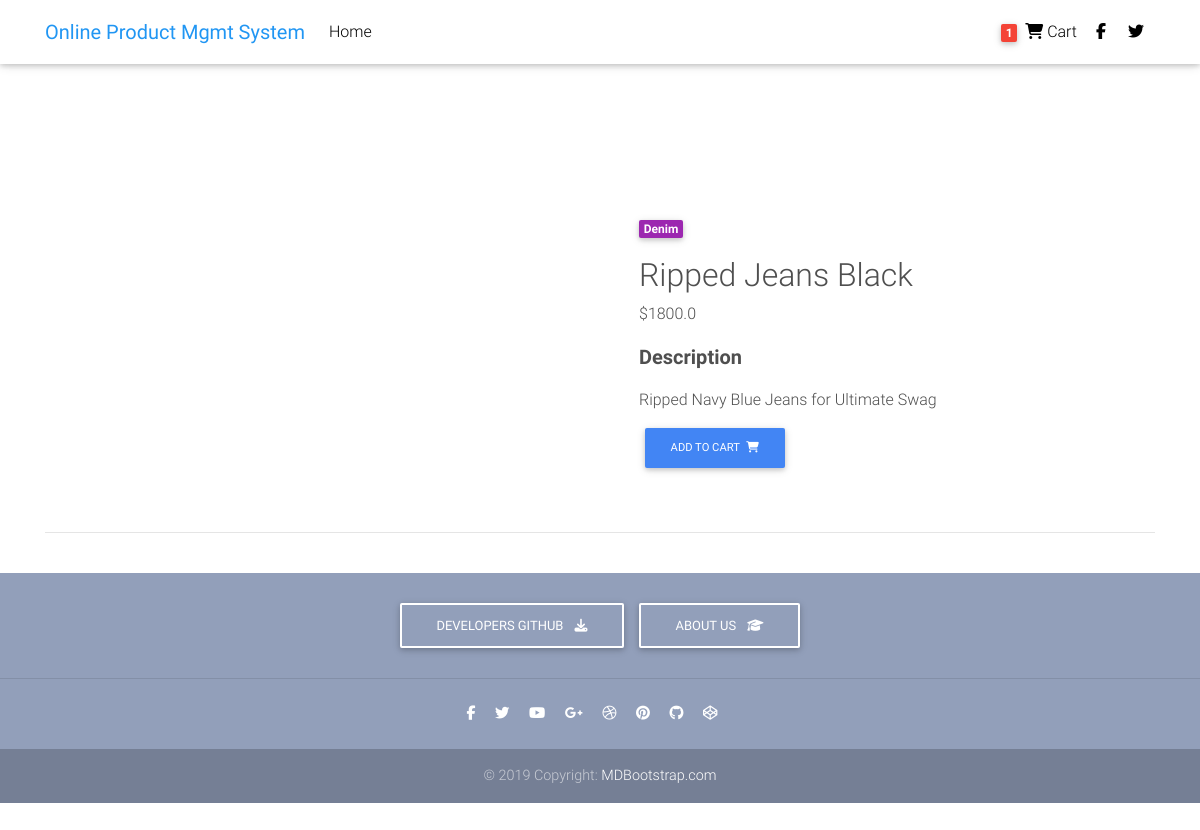
The page /product/test-product-2/ on the database its author committed.
### core/models.py (models this page shows, shortened)
class Item(models.Model):
    title = models.CharField(max_length=100)
    price = models.FloatField()
    discount_price = models.FloatField(blank=True, null=True)
    category = models.CharField(choices=CATEGORY_CHOICES, max_length=1)
    label = models.CharField(choices=LABEL_CHOICES, max_length=1)
    slug = models.SlugField()
    quantity = models.IntegerField(default=1)
    description = models.TextField()
    img = models.URLField(max_length=200)
    def get_add_to_cart_url(self):
        return reverse("core:add_to_cart", kwargs={
            'slug': self.slug
        })

### core/views.py (the view)
# urls.py: path('product/<slug>/', ItemDetailView.as_view(), name='product'),
class ItemDetailView(DetailView):
    model = Item
    template_name = "product.html"

### templates/product.html (shortened to what this page needs)
{%load static %}
<!DOCTYPE html>
<html lang="en">
<head>
  <link rel="stylesheet" href="{% static 'https://use.fontawesome.com/releases/v5.11.2/css/all.css' %}">
  <link href="{% static 'css/bootstrap.min.css' %}" rel="stylesheet">
  <link href="{% static 'css/mdb.min.css' %}" rel="stylesheet">
  <link href="{% static 'css/style.min.css' %}" rel="stylesheet">
</head>
<body>
  <nav class="navbar fixed-top navbar-expand-lg navbar-light white scrolling-navbar">
    <div class="container">
      <a class="navbar-brand waves-effect" href="/#/" target="_blank">
        <strong class="blue-text">Online Product Mgmt System</strong>
      </a>
      <div class="collapse navbar-collapse" id="navbarSupportedContent">
        <ul class="navbar-nav mr-auto">
          <li class="nav-item ">
            <a class="nav-link waves-effect" href="/#/">
              Home</a>
          </li>
        </ul>
        <ul class="navbar-nav nav-flex-icons">
          <li class="nav-item">
            <a href="{% url 'core:order-summary' %}" class="nav-link waves-effect">
              <span class="badge red z-depth-1 mr-1"> 1 </span>
              <i class="fa fa-shopping-cart"></i>
              <span class="clearfix d-none d-sm-inline-block"> Cart </span>
            </a>
          </li>
          <li class="nav-item">
            <a href="https://www.facebook.com/mdbootstrap" class="nav-link waves-effect" target="_blank">
              <i class="fab fa-facebook-f"></i>
            </a>
          </li>
          <li class="nav-item">
            <a href="https://twitter.com/MDBootstrap" class="nav-link waves-effect" target="_blank">
              <i class="fab fa-twitter"></i>
            </a>
        </ul>
      </div>
    </div>
  </nav>
  <div class="mt-5 pt-4">
  </div>
  <main class="mt-5 pt-4">
    <div class="container dark-grey-text mt-5">
      <div class="row wow fadeIn">
        <div class="col-md-6 mb-4">
        </div>
        <div class="col-md-6 mb-4">
          <div class="p-4">
            <div class="mb-3">
              <a href="">
                <span class="badge purple mr-1">{{ object.get_category_display }}</span>
              </a>
            </div>
            <p class="lead">
              <h2>{{ object.title }}</h2>
              {% if object.discount_price %}
              <span class="mr-1">
                <del>${{ object.price }}</del>
              </span>
              <span>${{ object.discount_price }}</span>
              {% else %}
              <span>${{ object.price }}</span>
              {% endif %}
            </p>
            <p class="lead font-weight-bold">Description</p>
            <p>{{ object.description }}</p>
            <a href="{{ object.get_add_to_cart_url }}" class="btn btn-primary btn-md my-0 p">Add to cart
              <i class="fas fa-shopping-cart ml-1"></i>
            </a>
          </div>
        </div>
      </div>
      <hr>
    </div>
  </main>
  <footer class="page-footer text-center font-small mt-4 wow fadeIn">
    <div class="pt-4">
      <a class="btn btn-outline-white" href="https://mdbootstrap.com/docs/jquery/getting-started/download/"
        target="_blank" role="button">Developers Github
        <i class="fas fa-download ml-2"></i>
      </a>
      <a class="btn btn-outline-white" href="https://mdbootstrap.com/education/bootstrap/" target="_blank"
        role="button">About Us
        <i class="fas fa-graduation-cap ml-2"></i>
      </a>
    </div>
    <hr class="my-4">
    <div class="pb-4">
      <a href="https://www.facebook.com/mdbootstrap" target="_blank">
        <i class="fab fa-facebook-f mr-3"></i>
      </a>
      <a href="https://twitter.com/MDBootstrap" target="_blank">
        <i class="fab fa-twitter mr-3"></i>
      </a>
      <a href="https://www.youtube.com/watch?v=7MUISDJ5ZZ4" target="_blank">
        <i class="fab fa-youtube mr-3"></i>
      </a>
      <a href="https://plus.google.com/u/0/b/107863090883699620484" target="_blank">
        <i class="fab fa-google-plus-g mr-3"></i>
      </a>
      <a href="https://dribbble.com/mdbootstrap" target="_blank">
        <i class="fab fa-dribbble mr-3"></i>
      </a>
      <a href="https://pinterest.com/mdbootstrap" target="_blank">
        <i class="fab fa-pinterest mr-3"></i>
      </a>
      <a href="https://github.com/mdbootstrap/bootstrap-material-design" target="_blank">
        <i class="fab fa-github mr-3"></i>
      </a>
      <a href="http://codepen.io/mdbootstrap/" target="_blank">
        <i class="fab fa-codepen mr-3"></i>
      </a>
    </div>
    <div class="footer-copyright py-3">
      © 2019 Copyright:
      <a href="https://mdbootstrap.com/education/bootstrap/" target="_blank"> MDBootstrap.com </a>
    </div>
  </footer>
</body>
</html>

### rows shown on the page
Item: category "Denim", title "Ripped Jeans Black", price "1800.0", description "Ripped Navy Blue Jeans for Ultimate Swag"
